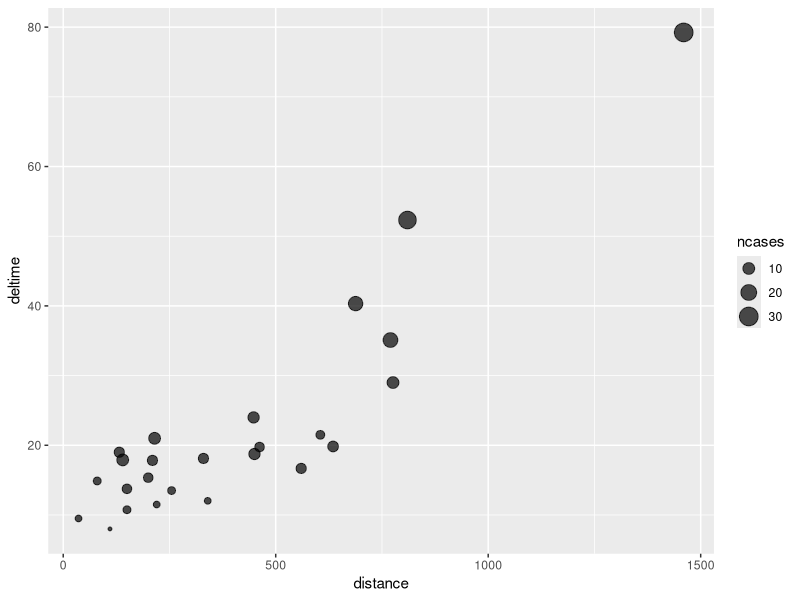

R code for this plot:
# EXAMPLE 1

xdata <- c(11, 6, 14, 8, 14)
ydata <- c(-35, -18, -46, -22, -45)

example1 <- data.frame(x=xdata, y=ydata)

# Create regression model manually

Sxy = sum(example1$x*example1$y)-
  (sum(example1$x)*sum(example1$y))/nrow(example1)

Sxx = sum(example1$x^2)-
  sum(example1$x)^2/nrow(example1)

B1 = Sxy/Sxx
B0 = mean(example1$y)-B1*mean(example1$x)

B1
B0

# Compare with results of LM()
lm(y~x, example1)

# CORRELATION
lm <- lm(y~x, example1)
lm_summ <- summary(lm)


# Show R-sq
lm_summ # You can copy from the output of this

r_sq = lm_summ$r.squared # or you can call this value
r_sq

correlation = sqrt(r_sq)
correlation

cor.test(example1$x, example1$y)

# DELIVERY TIME

deliverydata <- read.csv('deliverytime.csv')

library(ggplot2)
ggplot(deliverydata, aes(x=distance, y=deltime, size = ncases)) +
  geom_point(alpha=0.7)

lm_deltime <- lm(deltime~distance+ncases, deliverydata)
summary(lm_deltime)

# Hypo test
B2 = 1.615907
B2_hyp = 2
sigma = 3.259
# since we are testing for slope of n_cases, 
# we use x as ncases column from delivery data
Sxx = sum(deliverydata$ncases^2)-
  sum(deliverydata$ncases)^2/nrow(deliverydata)

t0 = (B2-B2_hyp)/sqrt(sigma^2/Sxx)
t0

dfe = 22
alpha = 0.05
t_crit = qt(1-alpha/2, dfe) # for both since we have same df errors
t_crit

if(abs(t0)>t_crit) 'REJECT Null' else 'DNR Null'

0.01*60
